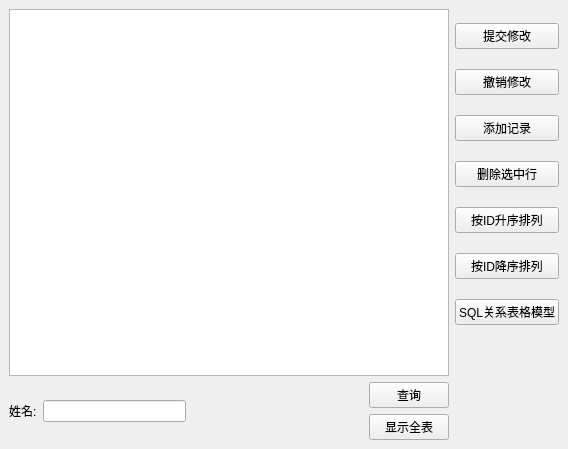
<?xml version="1.0" encoding="UTF-8"?>
<ui version="4.0">
 <class>MainWindow</class>
 <widget class="QMainWindow" name="MainWindow">
  <property name="geometry">
   <rect>
    <x>0</x>
    <y>0</y>
    <width>568</width>
    <height>449</height>
   </rect>
  </property>
  <property name="windowTitle">
   <string>MainWindow</string>
  </property>
  <widget class="QWidget" name="centralwidget">
   <layout class="QGridLayout" name="gridLayout">
    <item row="0" column="0">
     <layout class="QHBoxLayout" name="horizontalLayout_3">
      <item>
       <layout class="QVBoxLayout" name="verticalLayout_3">
        <item>
         <widget class="QTableView" name="tableView"/>
        </item>
        <item>
         <layout class="QHBoxLayout" name="horizontalLayout_2">
          <item>
           <layout class="QHBoxLayout" name="horizontalLayout">
            <item>
             <widget class="QLabel" name="label">
              <property name="text">
               <string>姓名:</string>
              </property>
             </widget>
            </item>
            <item>
             <widget class="QLineEdit" name="lineEdit"/>
            </item>
           </layout>
          </item>
          <item>
           <spacer name="horizontalSpacer">
            <property name="orientation">
             <enum>Qt::Horizontal</enum>
            </property>
            <property name="sizeHint" stdset="0">
             <size>
              <width>40</width>
              <height>20</height>
             </size>
            </property>
           </spacer>
          </item>
          <item>
           <layout class="QVBoxLayout" name="verticalLayout_2">
            <item>
             <widget class="QPushButton" name="selectBtn">
              <property name="text">
               <string>查询</string>
              </property>
             </widget>
            </item>
            <item>
             <widget class="QPushButton" name="showAllBtn">
              <property name="text">
               <string>显示全表</string>
              </property>
             </widget>
            </item>
           </layout>
          </item>
         </layout>
        </item>
       </layout>
      </item>
      <item>
       <layout class="QVBoxLayout" name="verticalLayout">
        <item>
         <widget class="QPushButton" name="commitBtn">
          <property name="text">
           <string>提交修改</string>
          </property>
         </widget>
        </item>
        <item>
         <widget class="QPushButton" name="revertBtn">
          <property name="text">
           <string>撤销修改</string>
          </property>
         </widget>
        </item>
        <item>
         <widget class="QPushButton" name="addRowBtn">
          <property name="text">
           <string>添加记录</string>
          </property>
         </widget>
        </item>
        <item>
         <widget class="QPushButton" name="remmoveRowBtn">
          <property name="text">
           <string>删除选中行</string>
          </property>
         </widget>
        </item>
        <item>
         <widget class="QPushButton" name="ascendingOrderBtn">
          <property name="text">
           <string>按ID升序排列</string>
          </property>
         </widget>
        </item>
        <item>
         <widget class="QPushButton" name="descendingOrderBtn">
          <property name="text">
           <string>按ID降序排列</string>
          </property>
         </widget>
        </item>
        <item>
         <widget class="QPushButton" name="otherBtn">
          <property name="text">
           <string>SQL关系表格模型</string>
          </property>
         </widget>
        </item>
        <item>
         <spacer name="verticalSpacer">
          <property name="orientation">
           <enum>Qt::Vertical</enum>
          </property>
          <property name="sizeType">
           <enum>QSizePolicy::Fixed</enum>
          </property>
          <property name="sizeHint" stdset="0">
           <size>
            <width>20</width>
            <height>100</height>
           </size>
          </property>
         </spacer>
        </item>
       </layout>
      </item>
     </layout>
    </item>
   </layout>
  </widget>
 </widget>
 <resources/>
 <connections/>
</ui>
